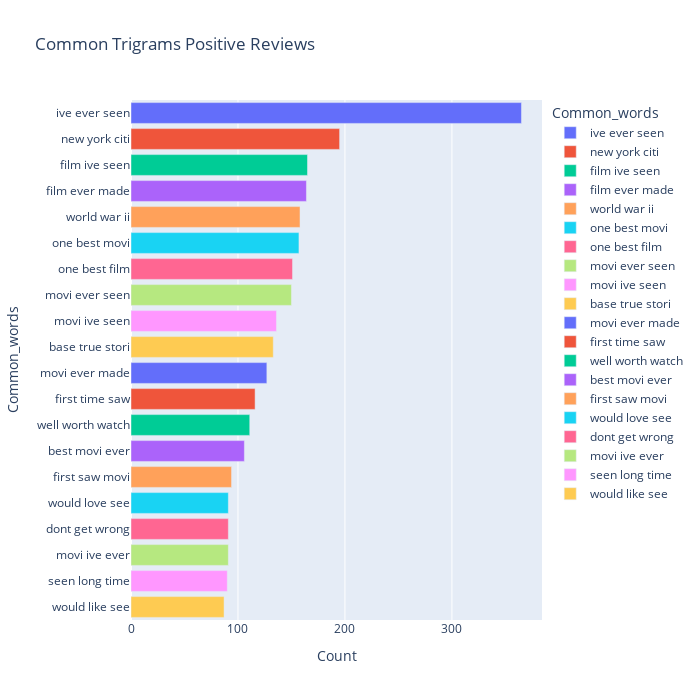

Here is the notebook cell this chart was saved with:
### Markdown cell above
### Trigram Analysis

### Code cell
most_common_tri_pos = get_top_text_ngrams(df.review[df.sentiment=='positive'],20,3)
most_common_tri_pos = dict(most_common_tri_pos)
temp = pd.DataFrame(columns = ["Common_words" , 'Count'])
temp["Common_words"] = list(most_common_tri_pos.keys())
temp["Count"] = list(most_common_tri_pos.values())
fig = px.bar(temp, x="Count", y="Common_words", title='Common Trigrams Positive Reviews', orientation='h', 
             width=700, height=700,color='Common_words')
fig.show()

### Figure 1 — Plotly figure (JSON) as saved in the notebook; plotly's stock layout.template omitted (floating-point values rounded to 4 significant figures)
{"data": [{"alignmentgroup": "True", "hovertemplate": "Common_words=%{y}<br>Count=%{x}<extra></extra>", "legendgroup": "ive ever seen", "marker": {"color": "#636efa"}, "name": "ive ever seen", "offsetgroup": "ive ever seen", "orientation": "h", "showlegend": true, "textposition": "auto", "type": "bar", "x": [365], "xaxis": "x", "y": ["ive ever seen"], "yaxis": "y"}, {"alignmentgroup": "True", "hovertemplate": "Common_words=%{y}<br>Count=%{x}<extra></extra>", "legendgroup": "new york citi", "marker": {"color": "#EF553B"}, "name": "new york citi", "offsetgroup": "new york citi", "orientation": "h", "showlegend": true, "textposition": "auto", "type": "bar", "x": [195], "xaxis": "x", "y": ["new york citi"], "yaxis": "y"}, {"alignmentgroup": "True", "hovertemplate": "Common_words=%{y}<br>Count=%{x}<extra></extra>", "legendgroup": "film ive seen", "marker": {"color": "#00cc96"}, "name": "film ive seen", "offsetgroup": "film ive seen", "orientation": "h", "showlegend": true, "textposition": "auto", "type": "bar", "x": [165], "xaxis": "x", "y": ["film ive seen"], "yaxis": "y"}, {"alignmentgroup": "True", "hovertemplate": "Common_words=%{y}<br>Count=%{x}<extra></extra>", "legendgroup": "film ever made", "marker": {"color": "#ab63fa"}, "name": "film ever made", "offsetgroup": "film ever made", "orientation": "h", "showlegend": true, "textposition": "auto", "type": "bar", "x": [164], "xaxis": "x", "y": ["film ever made"], "yaxis": "y"}, {"alignmentgroup": "True", "hovertemplate": "Common_words=%{y}<br>Count=%{x}<extra></extra>", "legendgroup": "world war ii", "marker": {"color": "#FFA15A"}, "name": "world war ii", "offsetgroup": "world war ii", "orientation": "h", "showlegend": true, "textposition": "auto", "type": "bar", "x": [158], "xaxis": "x", "y": ["world war ii"], "yaxis": "y"}, {"alignmentgroup": "True", "hovertemplate": "Common_words=%{y}<br>Count=%{x}<extra></extra>", "legendgroup": "one best movi", "marker": {"color": "#19d3f3"}, "name": "one best movi", "offsetgroup": "one best movi", "orientation": "h", "showlegend": true, "textposition": "auto", "type": "bar", "x": [157], "xaxis": "x", "y": ["one best movi"], "yaxis": "y"}, {"alignmentgroup": "True", "hovertemplate": "Common_words=%{y}<br>Count=%{x}<extra></extra>", "legendgroup": "one best film", "marker": {"color": "#FF6692"}, "name": "one best film", "offsetgroup": "one best film", "orientation": "h", "showlegend": true, "textposition": "auto", "type": "bar", "x": [151], "xaxis": "x", "y": ["one best film"], "yaxis": "y"}, {"alignmentgroup": "True", "hovertemplate": "Common_words=%{y}<br>Count=%{x}<extra></extra>", "legendgroup": "movi ever seen", "marker": {"color": "#B6E880"}, "name": "movi ever seen", "offsetgroup": "movi ever seen", "orientation": "h", "showlegend": true, "textposition": "auto", "type": "bar", "x": [150], "xaxis": "x", "y": ["movi ever seen"], "yaxis": "y"}, {"alignmentgroup": "True", "hovertemplate": "Common_words=%{y}<br>Count=%{x}<extra></extra>", "legendgroup": "movi ive seen", "marker": {"color": "#FF97FF"}, "name": "movi ive seen", "offsetgroup": "movi ive seen", "orientation": "h", "showlegend": true, "textposition": "auto", "type": "bar", "x": [136], "xaxis": "x", "y": ["movi ive seen"], "yaxis": "y"}, {"alignmentgroup": "True", "hovertemplate": "Common_words=%{y}<br>Count=%{x}<extra></extra>", "legendgroup": "base true stori", "marker": {"color": "#FECB52"}, "name": "base true stori", "offsetgroup": "base true stori", "orientation": "h", "showlegend": true, "textposition": "auto", "type": "bar", "x": [133], "xaxis": "x", "y": ["base true stori"], "yaxis": "y"}, {"alignmentgroup": "True", "hovertemplate": "Common_words=%{y}<br>Count=%{x}<extra></extra>", "legendgroup": "movi ever made", "marker": {"color": "#636efa"}, "name": "movi ever made", "offsetgroup": "movi ever made", "orientation": "h", "showlegend": true, "textposition": "auto", "type": "bar", "x": [127], "xaxis": "x", "y": ["movi ever made"], "yaxis": "y"}, {"alignmentgroup": "True", "hovertemplate": "Common_words=%{y}<br>Count=%{x}<extra></extra>", "legendgroup": "first time saw", "marker": {"color": "#EF553B"}, "name": "first time saw", "offsetgroup": "first time saw", "orientation": "h", "showlegend": true, "textposition": "auto", "type": "bar", "x": [116], "xaxis": "x", "y": ["first time saw"], "yaxis": "y"}, {"alignmentgroup": "True", "hovertemplate": "Common_words=%{y}<br>Count=%{x}<extra></extra>", "legendgroup": "well worth watch", "marker": {"color": "#00cc96"}, "name": "well worth watch", "offsetgroup": "well worth watch", "orientation": "h", "showlegend": true, "textposition": "auto", "type": "bar", "x": [111], "xaxis": "x", "y": ["well worth watch"], "yaxis": "y"}, {"alignmentgroup": "True", "hovertemplate": "Common_words=%{y}<br>Count=%{x}<extra></extra>", "legendgroup": "best movi ever", "marker": {"color": "#ab63fa"}, "name": "best movi ever", "offsetgroup": "best movi ever", "orientation": "h", "showlegend": true, "textposition": "auto", "type": "bar", "x": [106], "xaxis": "x", "y": ["best movi ever"], "yaxis": "y"}, {"alignmentgroup": "True", "hovertemplate": "Common_words=%{y}<br>Count=%{x}<extra></extra>", "legendgroup": "first saw movi", "marker": {"color": "#FFA15A"}, "name": "first saw movi", "offsetgroup": "first saw movi", "orientation": "h", "showlegend": true, "textposition": "auto", "type": "bar", "x": [94], "xaxis": "x", "y": ["first saw movi"], "yaxis": "y"}, {"alignmentgroup": "True", "hovertemplate": "Common_words=%{y}<br>Count=%{x}<extra></extra>", "legendgroup": "would love see", "marker": {"color": "#19d3f3"}, "name": "would love see", "offsetgroup": "would love see", "orientation": "h", "showlegend": true, "textposition": "auto", "type": "bar", "x": [91], "xaxis": "x", "y": ["would love see"], "yaxis": "y"}, {"alignmentgroup": "True", "hovertemplate": "Common_words=%{y}<br>Count=%{x}<extra></extra>", "legendgroup": "dont get wrong", "marker": {"color": "#FF6692"}, "name": "dont get wrong", "offsetgroup": "dont get wrong", "orientation": "h", "showlegend": true, "textposition": "auto", "type": "bar", "x": [91], "xaxis": "x", "y": ["dont get wrong"], "yaxis": "y"}, {"alignmentgroup": "True", "hovertemplate": "Common_words=%{y}<br>Count=%{x}<extra></extra>", "legendgroup": "movi ive ever", "marker": {"color": "#B6E880"}, "name": "movi ive ever", "offsetgroup": "movi ive ever", "orientation": "h", "showlegend": true, "textposition": "auto", "type": "bar", "x": [91], "xaxis": "x", "y": ["movi ive ever"], "yaxis": "y"}, {"alignmentgroup": "True", "hovertemplate": "Common_words=%{y}<br>Count=%{x}<extra></extra>", "legendgroup": "seen long time", "marker": {"color": "#FF97FF"}, "name": "seen long time", "offsetgroup": "seen long time", "orientation": "h", "showlegend": true, "textposition": "auto", "type": "bar", "x": [90], "xaxis": "x", "y": ["seen long time"], "yaxis": "y"}, {"alignmentgroup": "True", "hovertemplate": "Common_words=%{y}<br>Count=%{x}<extra></extra>", "legendgroup": "would like see", "marker": {"color": "#FECB52"}, "name": "would like see", "offsetgroup": "would like see", "orientation": "h", "showlegend": true, "textposition": "auto", "type": "bar", "x": [87], "xaxis": "x", "y": ["would like see"], "yaxis": "y"}], "layout": {"barmode": "relative", "height": 700, "legend": {"title": {"text": "Common_words"}, "tracegroupgap": 0}, "title": {"text": "Common Trigrams Positive Reviews"}, "width": 700, "xaxis": {"anchor": "y", "domain": [0, 1], "title": {"text": "Count"}}, "yaxis": {"anchor": "x", "categoryarray": ["would like see", "seen long time", "movi ive ever", "dont get wrong", "would love see", "first saw movi", "best movi ever", "well worth watch", "first time saw", "movi ever made", "base true stori", "movi ive seen", "movi ever seen", "one best film", "one best movi", "world war ii", "film ever made", "film ive seen", "new york citi", "ive ever seen"], "categoryorder": "array", "domain": [0, 1], "title": {"text": "Common_words"}}}}
